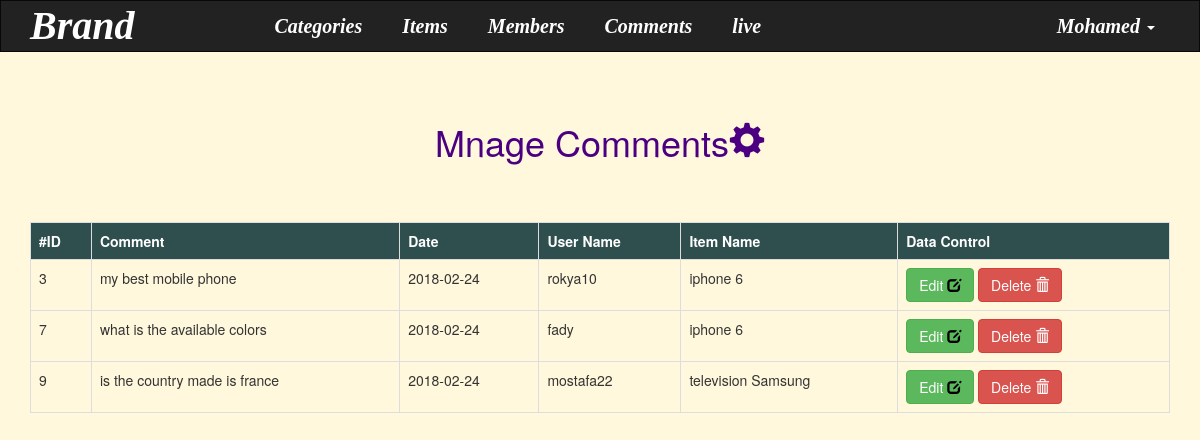
Page /admin/comment.php (signed in) on the committed database.
### tables this page shows
CREATE TABLE `comment` (
  `C_ID` int(11) NOT NULL,
  `C_Name` text NOT NULL,
  `C_Status` tinyint(4) NOT NULL DEFAULT '0',
  `C_Date` date NOT NULL,
  `UserID` int(11) NOT NULL,
  `itemID` int(11) NOT NULL
);

CREATE TABLE `users` (
  `UserID` int(11) NOT NULL,
  `UserName` varchar(255) NOT NULL,
  `Password` varchar(255) NOT NULL,
  `Email` varchar(255) NOT NULL,
  `FullName` varchar(255) NOT NULL,
  `GroupID` int(11) NOT NULL DEFAULT '0',
  `TrustStatus` int(11) NOT NULL DEFAULT '0',
  `RegStatus` int(11) NOT NULL DEFAULT '0',
  `Date` date NOT NULL
);

CREATE TABLE `item` (
  `ID` int(11) NOT NULL,
  `Name` varchar(255) NOT NULL,
  `Description` text NOT NULL,
  `Price` int(11) NOT NULL,
  `Date` date NOT NULL,
  `Country` varchar(255) NOT NULL,
  `Image` varchar(255) NOT NULL,
  `Status` varchar(255) NOT NULL,
  `Rating` smallint(6) NOT NULL,
  `Approve` tinyint(4) NOT NULL DEFAULT '0',
  `Cat_ID` int(11) NOT NULL,
  `User_ID` int(11) NOT NULL
);

### admin/includes/languages/english.php (called while the page is built)
<?php
 function lang($word){
	static $lang = array(
		"home"    => "Brand",
		"section" => "Categories",
		"items"   => "Items",
		"members" => "Members",
		"comment"   => "Comments",
		"live"    => "live",
	);
	return $lang[$word];
}
?>

### admin/comment.php (the view, shortened to what this page needs)
<?php
if (isset ($_SESSION['username'])) {
  include 'init.php';
  $do = '';
  if (isset($_GET['do'])) {
    $do = $_GET['do'];
  }
  else {
    $do='manage';
  }
  if ($do=='manage') {
    $stmt = $con->prepare("SELECT comment.*,item.Name,users.UserName
						   FROM comment,item,users
						   WHERE comment.itemID = item.ID
						   AND   comment.UserID = users.UserID");
    $stmt->execute();
    echo '
    <div class="container">
    <h1 class="manage">Mnage Comments<span class=" glyphicon glyphicon-cog"></span></h1>
    <table class="table table-bordered">
      <tr class="top">
        <th>#ID</th>
        <th>Comment</th>
        <th>Date</th>
        <th>User Name</th>
        <th>Item Name</th>
        <th>Data Control</th>
      </tr>
       ';
    while ($row= $stmt->fetch(PDO::FETCH_ASSOC)) {
    ?>
      <tr>
        <td><?php echo $row['C_ID']; ?></td>
        <td><?php echo $row['C_Name']; ?></td>
        <td><?php echo $row['C_Date']; ?></td>
        <td><?php echo $row['UserName']; ?></td>
        <td><?php echo $row['Name']; ?></td>
        <td>
          <a href="comment.php?do=edit&id=<?php echo $row['C_ID']; ?>" class="btn btn-success">Edit <i class=" glyphicon glyphicon-edit" style="color: black;"></i>
          </a>
          <a href="comment.php?do=delete&id=<?php echo $row['C_ID']; ?>" class="btn btn-danger">Delete <i class=" glyphicon glyphicon-trash" style="color: white;"></i>
          </a>
        </td>
      </tr>
<?php }
echo'
  </table>
  </div>
  ';
	}
 include $templates_path.'footer.php';
}
else{
	header('Location:index.php');
}
?>

### admin/includes/templates/header.php (shortened to what this page needs)
<!DOCTYPE html>
<html>
<head>
    <link rel="stylesheet" href="<?php echo $css; ?>bootstrap.min.css"/>
    <link rel="stylesheet" href="<?php echo $css; ?>style.css">
</head>
<body>

### admin/init.php (shortened to what this page needs)
<?php
$templates_path = 'includes/templates/';
$lang_path = 'includes/languages/';
$css    = 'layout/css/';
include $lang_path.'english.php';
include $templates_path.'header.php';
if (!isset($noNavbar)) { include $templates_path.'navbar.php'; }

### admin/includes/templates/navbar.php (shortened to what this page needs)
<nav class="navbar navbar-inverse">
  <div class="container">
    <div class="navbar-header">
      <a class="navbar-brand main" href="dashboard.php"><?php echo lang('home'); ?></a>
    </div>
    <div class="collapse navbar-collapse" id="bs-example-navbar-collapse-1">
      <ul class="nav navbar-nav left">
        <li><a href="categories.php"><?php echo lang('section'); ?></a></li>
        <li><a href="items.php"><?php echo lang('items'); ?></a></li>
        <li><a href="member.php"><?php echo lang('members'); ?></a></li>
        <li><a href="comment.php"><?php echo lang('comment'); ?></a></li>
        <li><a href="../dashboard.php"><?php echo lang('live'); ?></a></li>
      </ul>
      <ul class="nav navbar-nav navbar-right right">
        <li class="dropdown">
          <a href="#" class="dropdown-toggle" data-toggle="dropdown" role="button" aria-haspopup="true" aria-expanded="false">Mohamed <span class="caret"></span></a>
        </li>
      </ul>
    </div>
  </div>
</nav>

### admin/includes/templates/footer.php (shortened to what this page needs)
</body>
</html>

### admin/layout/css/style.css (style rules this page uses)
body { background-color:cornsilk; }
.navbar { border-radius: 0px; }
.navbar-inverse .navbar-brand { font-size: 40px; font-style: italic; font-weight: bolder; font-family: serif; color: #233; }
.left { position: relative; left: 100px; }
.left li { padding-left: 10px; color: red; }
.left li a,.dropdown { font-size: 20px; font-style: italic; font-weight: bolder; font-family: serif; }
.table { position: relative; top: 80px; }
.top { background-color: darkslategray; color: white; }
.manage { text-align: center; position: relative; top: 30px; color: indigo; }
.navbar-inverse .navbar-brand { color: white; }
.navbar-inverse .navbar-nav > li > a { color: white; }

### rows in the picture
comment: C_ID "3", C_Name "my best mobile phone", C_Date "2018-02-24", UserID.UserName "rokya10", itemID.Name "iphone 6"
comment: C_ID "7", C_Name "what is the available colors", C_Date "2018-02-24", UserID.UserName "fady", itemID.Name "iphone 6"
comment: C_ID "9", C_Name "is the country made is france", C_Date "2018-02-24", UserID.UserName "mostafa22", itemID.Name "television Samsung"

### other values in the picture
lang('home') "Brand"
lang('section') "Categories"
lang('items') "Items"
lang('members') "Members"
lang('comment') "Comments"
lang('live') "live"
